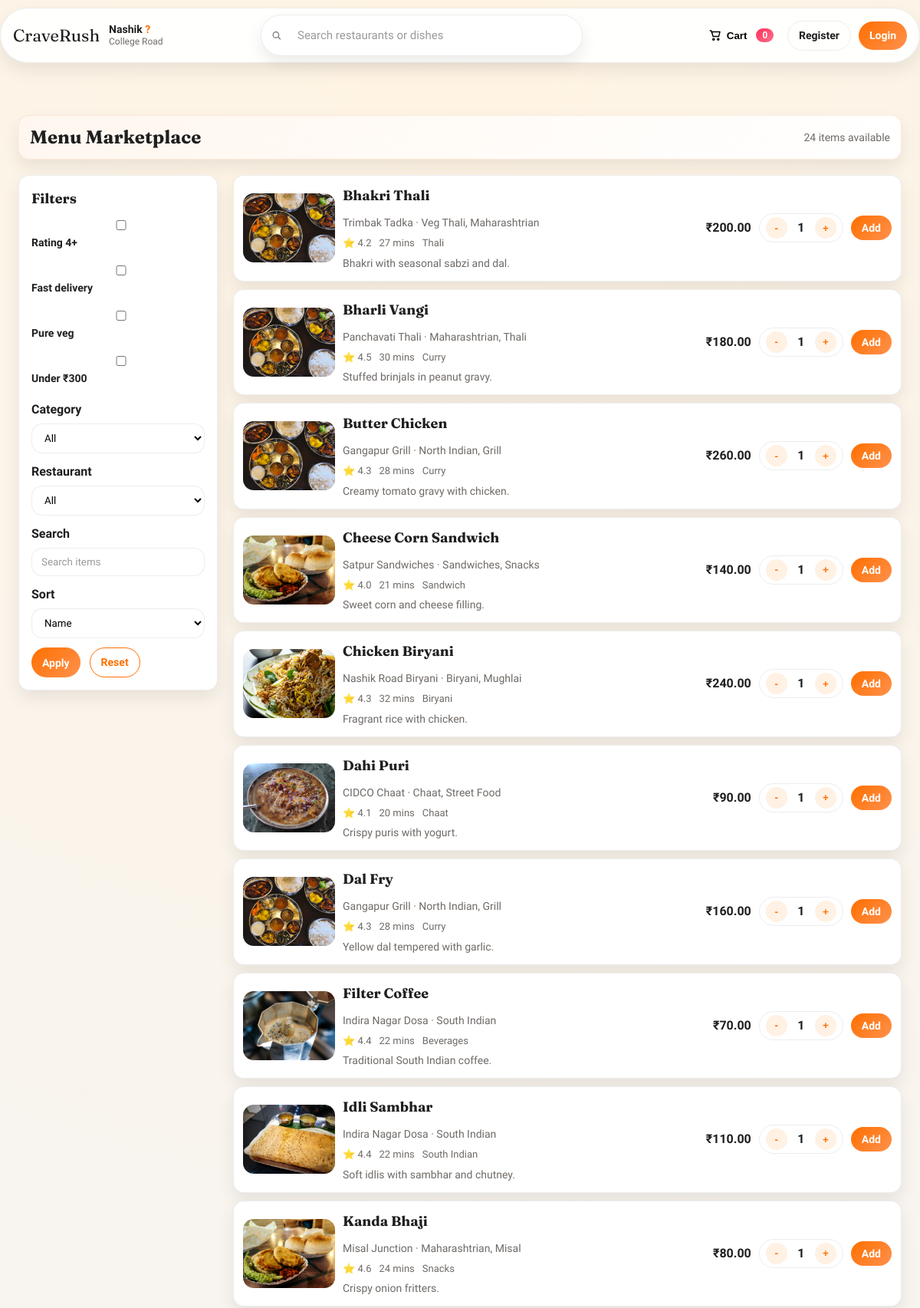
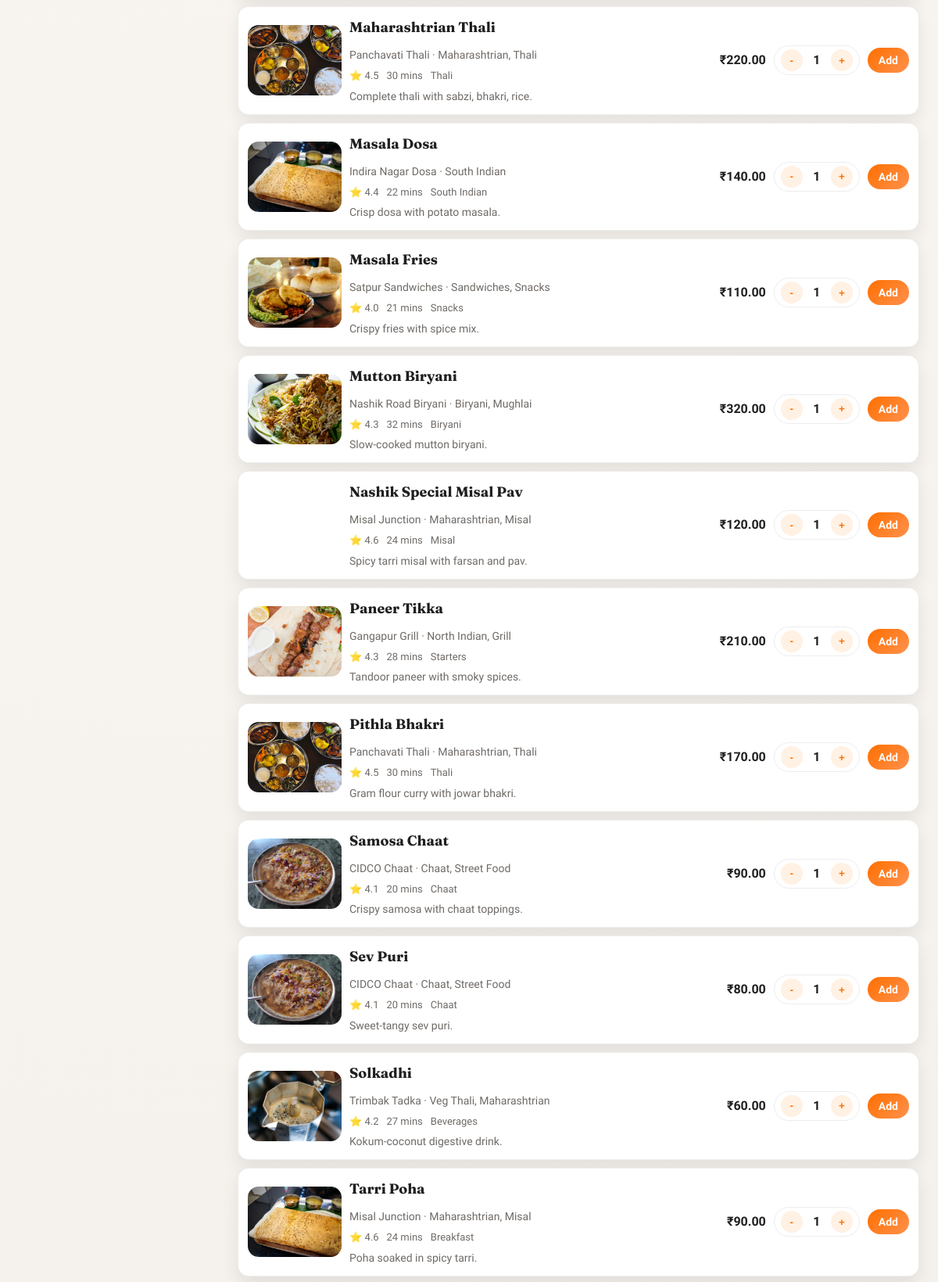
The app's page /customer/menu.php (upper part) with its own data (2 pictures, top to bottom).
### tables this page shows
CREATE TABLE IF NOT EXISTS menu_items (
    id INT AUTO_INCREMENT PRIMARY KEY,
    restaurant_id INT NOT NULL,
    item_name VARCHAR(100) NOT NULL,
    description VARCHAR(255) NULL,
    category VARCHAR(80) NULL,
    price DECIMAL(10,2) NOT NULL,
    is_veg TINYINT(1) NOT NULL DEFAULT 1,
    image_url VARCHAR(255) NULL,
    is_active TINYINT(1) NOT NULL DEFAULT 1,
    created_at TIMESTAMP DEFAULT CURRENT_TIMESTAMP,
    CONSTRAINT fk_menu_restaurant
        FOREIGN KEY (restaurant_id) REFERENCES restaurants(id)
        ON DELETE CASCADE
);

CREATE TABLE IF NOT EXISTS restaurants (
    id INT AUTO_INCREMENT PRIMARY KEY,
    name VARCHAR(100) NOT NULL,
    location VARCHAR(255) NOT NULL,
    cuisine VARCHAR(120) NOT NULL DEFAULT 'Multi-cuisine',
    rating DECIMAL(3,1) NULL,
    eta_minutes INT NULL,
    price_for_two INT NULL,
    image_url VARCHAR(255) NULL,
    created_at TIMESTAMP DEFAULT CURRENT_TIMESTAMP
);

### includes/functions.php (called while the page is built, shortened)
<?php
function e($value) {
    return htmlspecialchars((string)$value, ENT_QUOTES, 'UTF-8');
}
function display_rating($rating, $id) {
    if ($rating !== null && $rating > 0) {
        return number_format((float)$rating, 1);
    }
    return restaurant_rating($id);
}
function display_eta($eta, $id) {
    if ($eta !== null && $eta > 0) {
        return (int)$eta;
    }
    return restaurant_eta($id);
}
function display_cuisine($cuisine) {
    $cuisine = trim((string)$cuisine);
    return $cuisine !== '' ? $cuisine : 'Multi-cuisine';
}
?>

### customer/menu.php (the view, shortened to what this page needs)
<?php
require_once __DIR__ . '/../config/bootstrap.php';
$base = '../';
$q = trim($_GET['q'] ?? '');
$veg = $_GET['veg'] ?? '';
$rating4 = isset($_GET['rating4']);
$fast = isset($_GET['fast']);
$under300 = isset($_GET['under300']);
$sort = $_GET['sort'] ?? 'name';
$wheres = ['m.is_active = 1'];
$params = [];
$orderBy = 'm.item_name';
$sql = 'SELECT m.id, m.item_name, m.description, m.category, m.price, m.is_veg, m.image_url, m.restaurant_id, r.name AS restaurant_name, r.cuisine, r.rating, r.eta_minutes, r.price_for_two FROM menu_items m JOIN restaurants r ON m.restaurant_id = r.id WHERE ' . implode(' AND ', $wheres) . ' ORDER BY ' . $orderBy;
$stmt = $pdo->prepare($sql);
$stmt->execute($params);
$menuItems = $stmt->fetchAll();
include __DIR__ . '/../includes/header.php';
?>
<div class="section-title">
    <h2>Menu Marketplace</h2>
    <span><?php echo count($menuItems); ?> items available</span>
</div>
<div class="layout">
    <aside class="sidebar">
        <h3>Filters</h3>
        <form method="get">
            <div class="filter-group">
                <label>
                    <input type="checkbox" name="rating4" <?php echo $rating4 ? 'checked' : ''; ?>>
                    Rating 4+
                </label>
                <label>
                    <input type="checkbox" name="fast" <?php echo $fast ? 'checked' : ''; ?>>
                    Fast delivery
                </label>
                <label>
                    <input type="checkbox" name="veg" value="1" <?php echo $veg === '1' ? 'checked' : ''; ?>>
                    Pure veg
                </label>
                <label>
                    <input type="checkbox" name="under300" <?php echo $under300 ? 'checked' : ''; ?>>
                    Under ₹300
                </label>
            </div>
            <div class="form-group" style="margin-top: 12px;">
                <label for="category">Category</label>
                <select name="category" id="category">
                    <option value="">All</option>
                </select>
            </div>
            <div class="form-group">
                <label for="restaurant_id">Restaurant</label>
                <select name="restaurant_id" id="restaurant_id">
                    <option value="0">All</option>
                </select>
            </div>
            <div class="form-group">
                <label for="q">Search</label>
                <input type="text" id="q" name="q" placeholder="Search items" value="<?php echo e($q); ?>">
            </div>
            <div class="form-group">
                <label for="sort">Sort</label>
                <select name="sort" id="sort">
                    <option value="name" <?php echo $sort === 'name' ? 'selected' : ''; ?>>Name</option>
                </select>
            </div>
            <div style="display:flex; gap:12px; flex-wrap: wrap; margin-top: 12px;">
                <button class="button" type="submit">Apply</button>
                <a class="button secondary" href="menu.php">Reset</a>
            </div>
        </form>
    </aside>
    <div class="menu-list">
    <?php if (empty($menuItems)): ?>
        <div class="card">No menu items found.</div>
    <?php else: ?>
        <?php foreach ($menuItems as $item): ?>
            <div class="menu-item-row">
                <?php $thumb = $item['image_url'] ?: fallback_image($item['id']); ?>
                <img class="menu-thumb" src="<?php echo e($base . $thumb); ?>" alt="<?php echo e($item['item_name']); ?>">
                <div>
                    <h3><?php echo e($item['item_name']); ?></h3>
                    <div class="muted"><?php echo e($item['restaurant_name']); ?> · <?php echo e(display_cuisine($item['cuisine'])); ?></div>
                    <div class="restaurant-meta" style="margin-top: 6px;">
                        <span>⭐ <?php echo display_rating($item['rating'], $item['restaurant_id']); ?></span>
                        <span><?php echo display_eta($item['eta_minutes'], $item['restaurant_id']); ?> mins</span>
                        <?php if (!empty($item['category'])): ?>
                            <span><?php echo e($item['category']); ?></span>
                        <?php endif; ?>
                    </div>
                    <?php if (!empty($item['description'])): ?>
                        <div class="muted" style="margin-top: 6px;"><?php echo e($item['description']); ?></div>
                    <?php endif; ?>
                </div>
                <div class="menu-item-actions">
                    <div style="font-weight: 700;">₹<?php echo number_format((float)$item['price'], 2); ?></div>
                    <form method="post" style="display:flex; gap:10px; align-items:center;">
                        <div class="qty-control">
                            <button class="qty-btn" type="button" data-action="dec">-</button>
                            <span class="qty-value">1</span>
                            <button class="qty-btn" type="button" data-action="inc">+</button>
                        </div>
                        <button class="button add-bounce" type="submit">Add</button>
                    </form>
                </div>
            </div>
        <?php endforeach; ?>
    <?php endif; ?>
</div>
</div>
<?php include __DIR__ . '/../includes/footer.php'; ?>

### assets/css/style.css (style rules this page uses)
:root { --primary: #ff6f00; --primary-dark: #e55a00; --accent: #ff2f5b; --bg: #f7f3ef; --bg-strong: #fff6ec; --surface: #ffffff; --surface-2: #fffaf6; --text: #1f1f1f; --muted: #6f6a66; --border: rgba(31, 31, 31, 0.08); --ring: rgba(255, 111, 0, 0.2); --radius: 14px; --radius-lg: 20px; --shadow: 0 18px 38px rgba(17, 12, 5, 0.1); --shadow-strong: 0 24px 50px rgba(17, 12, 5, 0.16); --shadow-soft: 0 10px 22px rgba(17, 12, 5, 0.08); --ease: cubic-bezier(0.22, 1, 0.36, 1); --fast: 180ms; --slow: 320ms; }
* { box-sizing: border-box; }
html { scroll-behavior: smooth; }
* { scrollbar-width: none; }
body { margin: 0; font-family: 'Sora', sans-serif; color: var(--text); background: radial-gradient(circle at top, #fff4e3 0%, #f8f4ef 40%, #f3efea 100%); line-height: 1.5; -webkit-font-smoothing: antialiased; }
h1, h2, h3 { font-family: 'Fraunces', serif; margin: 0 0 12px; }
h2 { font-size: 26px; }
h3 { font-size: 18px; }
a { text-decoration: none; color: inherit; }
.muted { color: var(--muted); font-size: 14px; }
.section-title { display: flex; align-items: center; justify-content: space-between; gap: 12px; margin-top: 22px; padding: 10px 14px; border-radius: 14px; border: 1px solid rgba(255, 111, 0, 0.12); background: linear-gradient(120deg, #fff7ef, #ffffff); box-shadow: var(--shadow-soft); }
.section-title h2 { margin: 0; font-size: 24px; }
.section-title span { color: var(--muted); font-size: 14px; }
.layout { display: grid; grid-template-columns: 260px 1fr; gap: 20px; margin-top: 20px; }
.sidebar { background: #fff; border: 1px solid var(--border); border-radius: var(--radius); padding: 16px; position: sticky; top: 96px; align-self: start; box-shadow: var(--shadow-soft); }
.sidebar h3 { margin: 0 0 12px; }
.filter-group { display: grid; gap: 10px; font-size: 14px; }
.restaurant-meta { display: flex; gap: 10px; flex-wrap: wrap; font-size: 13px; color: var(--muted); }
.button { display: inline-flex; align-items: center; justify-content: center; gap: 8px; background: linear-gradient(135deg, var(--primary), #ff914d); color: #fff; border: none; padding: 8px 14px; border-radius: 999px; cursor: pointer; font-weight: 600; font-family: inherit; font-size: 14px; transition: transform var(--fast) var(--ease), box-shadow var(--fast) var(--ease), background var(--fast) var(--ease); }
.button.ripple { position: relative; overflow: hidden; }
.button.ripple::after { content: ''; position: absolute; inset: 0; background: radial-gradient(circle, rgba(255,255,255,0.5) 10%, transparent 10%); transform: scale(0); opacity: 0; transition: transform 400ms var(--ease), opacity 400ms var(--ease); }
.button.secondary { background: #fff; color: var(--primary); border: 1px solid var(--primary); }
.form-group { margin-bottom: 12px; }
label { display: block; margin-bottom: 6px; font-weight: 600; }
input, select, textarea { width: 100%; padding: 10px 12px; border: 1px solid var(--border); border-radius: var(--radius); font-family: inherit; transition: border var(--fast) var(--ease), box-shadow var(--fast) var(--ease); background: #fff; }
input::placeholder, textarea::placeholder { color: #9a9a9a; }
select { cursor: pointer; }
.menu-list { display: grid; gap: 10px; }
.menu-item-row { display: grid; grid-template-columns: 120px 1fr auto; gap: 10px; align-items: center; padding: 12px; border: 1px solid var(--border); border-radius: var(--radius); background: #fff; box-shadow: var(--shadow-soft); transition: transform var(--fast) var(--ease), box-shadow var(--fast) var(--ease); }
.menu-thumb { width: 100%; height: 90px; border-radius: var(--radius); object-fit: cover; display: block; }
.menu-item-actions { display: flex; align-items: center; gap: 10px; }
.qty-control { display: inline-flex; align-items: center; gap: 8px; border: 1px solid var(--border); border-radius: 999px; padding: 4px 8px; }
.qty-btn { border: none; background: #fff1e3; color: var(--primary); width: 28px; height: 28px; border-radius: 999px; cursor: pointer; font-weight: 700; }
.qty-value { min-width: 20px; text-align: center; font-weight: 600; }

### records on screen
menu_items: image_url (picture), item_name "Bhakri Thali", restaurant.name "Trimbak Tadka", restaurant.cuisine "Veg Thali, Maharashtrian", restaurant.rating "4.2", restaurant.eta_minutes "27", category "Thali", description "Bhakri with seasonal sabzi and dal.", price "200.00"
menu_items: image_url (picture), item_name "Bharli Vangi", restaurant.name "Panchavati Thali", restaurant.cuisine "Maharashtrian, Thali", restaurant.rating "4.5", restaurant.eta_minutes "30", category "Curry", description "Stuffed brinjals in peanut gravy.", price "180.00"
menu_items: image_url (picture), item_name "Butter Chicken", restaurant.name "Gangapur Grill", restaurant.cuisine "North Indian, Grill", restaurant.rating "4.3", restaurant.eta_minutes "28", category "Curry", description "Creamy tomato gravy with chicken.", price "260.00"
menu_items: image_url (picture), item_name "Cheese Corn Sandwich", restaurant.name "Satpur Sandwiches", restaurant.cuisine "Sandwiches, Snacks", restaurant.rating "4.0", restaurant.eta_minutes "21", category "Sandwich", description "Sweet corn and cheese filling.", price "140.00"
menu_items: image_url (picture), item_name "Chicken Biryani", restaurant.name "Nashik Road Biryani", restaurant.cuisine "Biryani, Mughlai", restaurant.rating "4.3", restaurant.eta_minutes "32", category "Biryani", description "Fragrant rice with chicken.", price "240.00"
menu_items: image_url (picture), item_name "Dahi Puri", restaurant.name "CIDCO Chaat", restaurant.cuisine "Chaat, Street Food", restaurant.rating "4.1", restaurant.eta_minutes "20", category "Chaat", description "Crispy puris with yogurt.", price "90.00"
menu_items: image_url (picture), item_name "Dal Fry", restaurant.name "Gangapur Grill", restaurant.cuisine "North Indian, Grill", restaurant.rating "4.3", restaurant.eta_minutes "28", category "Curry", description "Yellow dal tempered with garlic.", price "160.00"
menu_items: image_url (picture), item_name "Filter Coffee", restaurant.name "Indira Nagar Dosa", restaurant.cuisine "South Indian", restaurant.rating "4.4", restaurant.eta_minutes "22", category "Beverages", description "Traditional South Indian coffee.", price "70.00"
menu_items: image_url (picture), item_name "Idli Sambhar", restaurant.name "Indira Nagar Dosa", restaurant.cuisine "South Indian", restaurant.rating "4.4", restaurant.eta_minutes "22", category "South Indian", description "Soft idlis with sambhar and chutney.", price "110.00"
menu_items: image_url (picture), item_name "Kanda Bhaji", restaurant.name "Misal Junction", restaurant.cuisine "Maharashtrian, Misal", restaurant.rating "4.6", restaurant.eta_minutes "24", category "Snacks", description "Crispy onion fritters.", price "80.00"
menu_items: image_url (picture), item_name "Maharashtrian Thali", restaurant.name "Panchavati Thali", restaurant.cuisine "Maharashtrian, Thali", restaurant.rating "4.5", restaurant.eta_minutes "30", category "Thali", description "Complete thali with sabzi, bhakri, rice.", price "220.00"
menu_items: image_url (picture), item_name "Masala Dosa", restaurant.name "Indira Nagar Dosa", restaurant.cuisine "South Indian", restaurant.rating "4.4", restaurant.eta_minutes "22", category "South Indian", description "Crisp dosa with potato masala.", price "140.00"
menu_items: image_url (picture), item_name "Masala Fries", restaurant.name "Satpur Sandwiches", restaurant.cuisine "Sandwiches, Snacks", restaurant.rating "4.0", restaurant.eta_minutes "21", category "Snacks", description "Crispy fries with spice mix.", price "110.00"
menu_items: image_url (picture), item_name "Mutton Biryani", restaurant.name "Nashik Road Biryani", restaurant.cuisine "Biryani, Mughlai", restaurant.rating "4.3", restaurant.eta_minutes "32", category "Biryani", description "Slow-cooked mutton biryani.", price "320.00"
menu_items: image_url (picture), item_name "Nashik Special Misal Pav", restaurant.name "Misal Junction", restaurant.cuisine "Maharashtrian, Misal", restaurant.rating "4.6", restaurant.eta_minutes "24", category "Misal", description "Spicy tarri misal with farsan and pav.", price "120.00"
menu_items: image_url (picture), item_name "Paneer Tikka", restaurant.name "Gangapur Grill", restaurant.cuisine "North Indian, Grill", restaurant.rating "4.3", restaurant.eta_minutes "28", category "Starters", description "Tandoor paneer with smoky spices.", price "210.00"
menu_items: image_url (picture), item_name "Pithla Bhakri", restaurant.name "Panchavati Thali", restaurant.cuisine "Maharashtrian, Thali", restaurant.rating "4.5", restaurant.eta_minutes "30", category "Thali", description "Gram flour curry with jowar bhakri.", price "170.00"
menu_items: image_url (picture), item_name "Samosa Chaat", restaurant.name "CIDCO Chaat", restaurant.cuisine "Chaat, Street Food", restaurant.rating "4.1", restaurant.eta_minutes "20", category "Chaat", description "Crispy samosa with chaat toppings.", price "90.00"
menu_items: image_url (picture), item_name "Sev Puri", restaurant.name "CIDCO Chaat", restaurant.cuisine "Chaat, Street Food", restaurant.rating "4.1", restaurant.eta_minutes "20", category "Chaat", description "Sweet-tangy sev puri.", price "80.00"
menu_items: image_url (picture), item_name "Solkadhi", restaurant.name "Trimbak Tadka", restaurant.cuisine "Veg Thali, Maharashtrian", restaurant.rating "4.2", restaurant.eta_minutes "27", category "Beverages", description "Kokum-coconut digestive drink.", price "60.00"
menu_items: image_url (picture), item_name "Tarri Poha", restaurant.name "Misal Junction", restaurant.cuisine "Maharashtrian, Misal", restaurant.rating "4.6", restaurant.eta_minutes "24", category "Breakfast", description "Poha soaked in spicy tarri.", price "90.00"

### other values on screen
cart_count() "0"
count($menuItems) "24"
